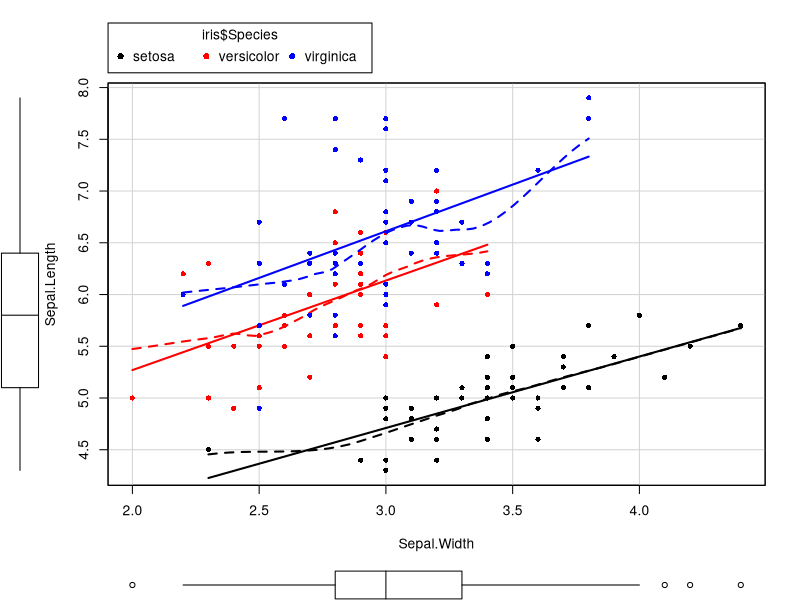
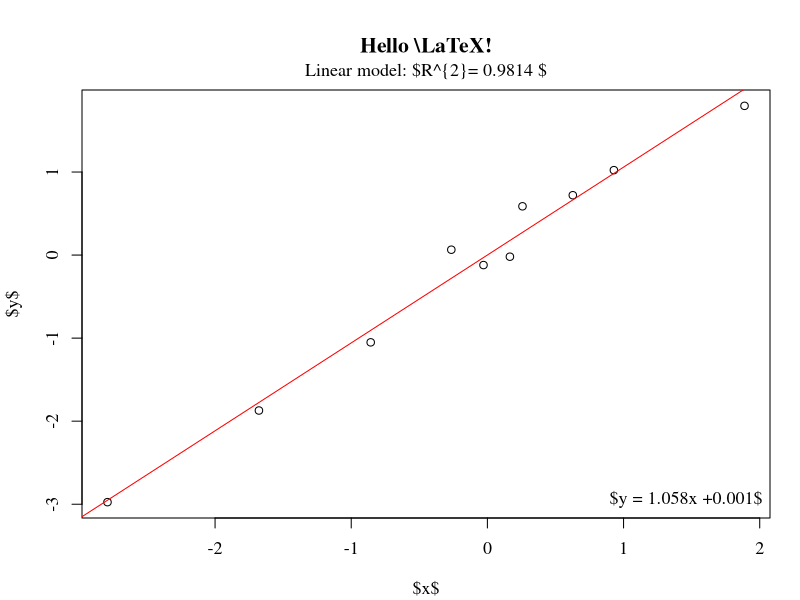
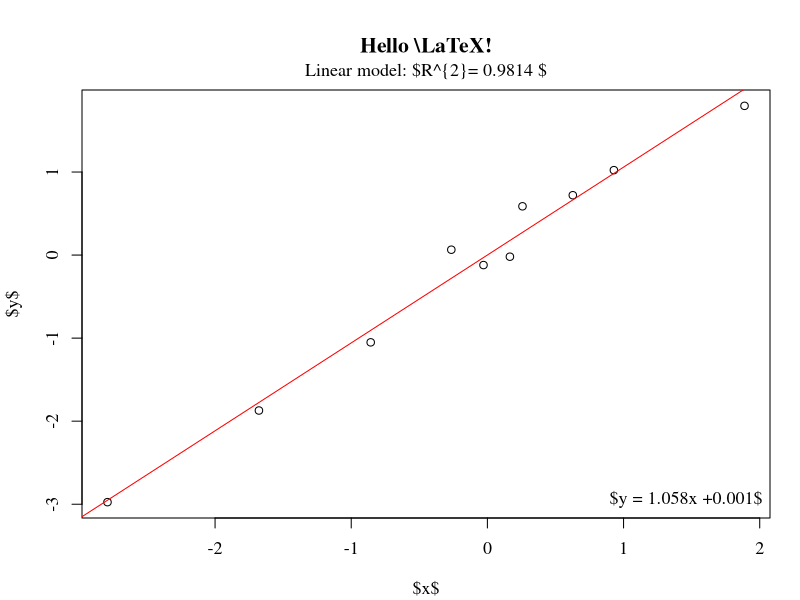
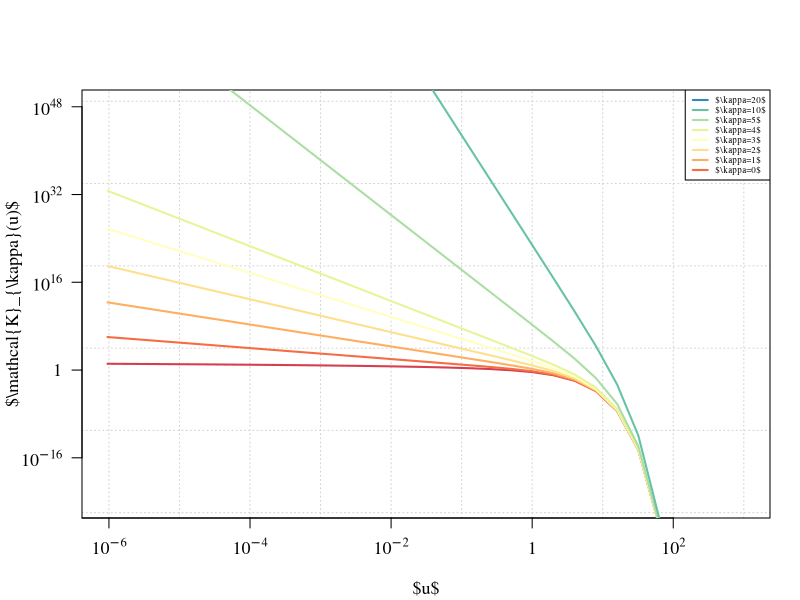
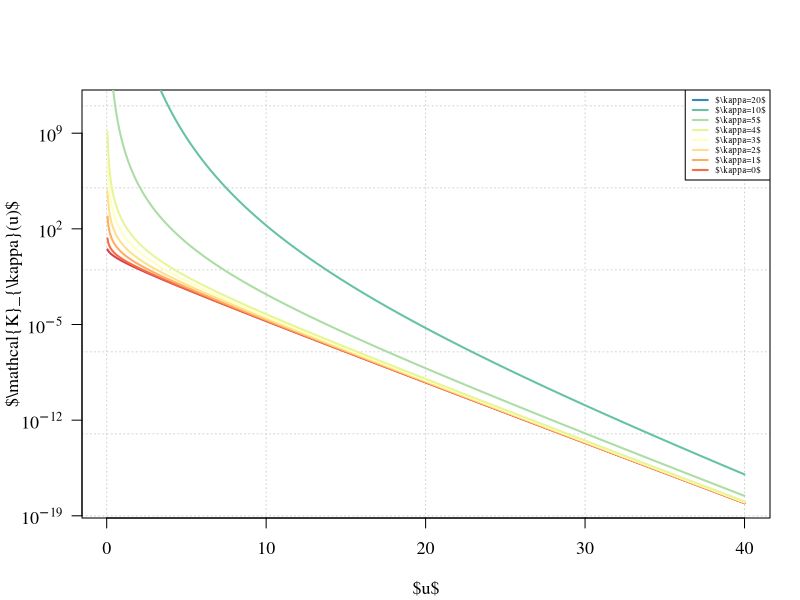
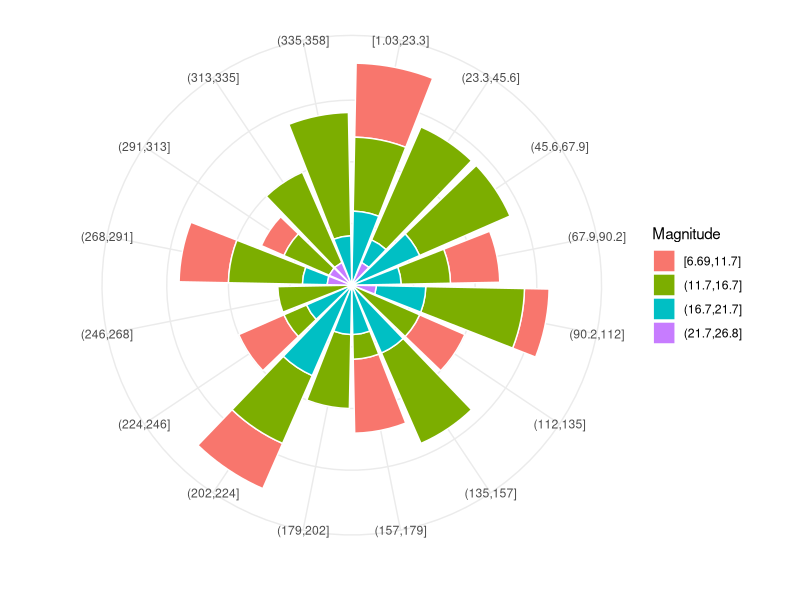
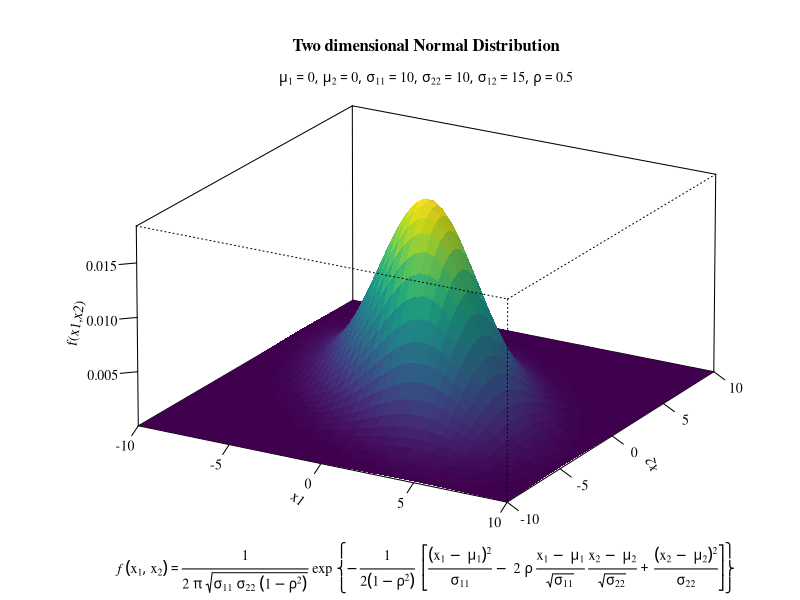
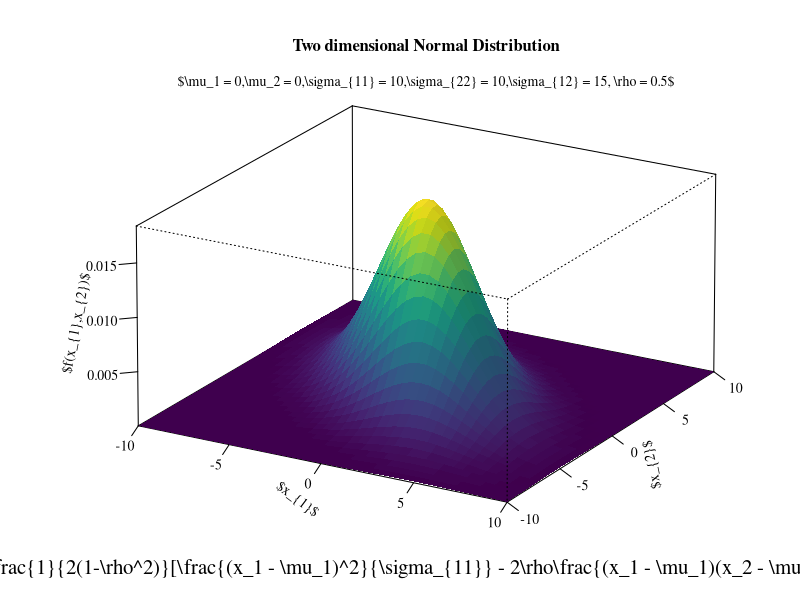

Generate these figures, in order, with R:
## ---- chunk 1
library(car)
scatterplot(Sepal.Length ~ Sepal.Width, col = c("black","red","blue"), pch=c(16,16,16),
            smooth = TRUE, boxplots = "xy", groups = iris$Species, 
            xlab = "Sepal.Width", ylab = "Sepal.Length", data = iris
)
## ---- chunk 2
# 带有图标题
par(mar = c(4.1, 4.1, 4.5, 1.5), ps = 13, family = "Times")
x <- rnorm(10)
y <- x + rnorm(5, sd = 0.25)
model <- lm(y ~ x)
rsq <- summary(model)$r.squared
rsq <- signif(rsq, 4)
plot(x, y, main = "Hello \\LaTeX!", xlab = "$x$", ylab = "$y$")
abline(model, col = "red")
mtext(paste("Linear model: $R^{2}=", rsq, "$"), line = 0.5)
legend("bottomright", legend = paste("$y = ", round(coef(model)[2], 3),
  "x +", round(coef(model)[1], 3), "$",
  sep = ""
), bty = "n")

plot(x, y, main = "Hello \\LaTeX!", xlab = "$x$", ylab = "$y$")
abline(model, col = "red")
mtext(paste("Linear model: $R^{2}=", rsq, "$"), line = 0.5)
legend("bottomright", legend = paste("$y = ", round(coef(model)[2], 3),
  "x +", round(coef(model)[1], 3), "$",
  sep = ""
), bty = "n")
## ---- chunk 3
x0 <- 2^(-20:10)
nus <- c(0:5, 10, 20)
x <- seq(0, 4, length.out = 501)

plot(x0, x0^-8,frame.plot=TRUE,
     log = "xy", xlab = "$u$", axes = FALSE,
     ylab = "$\\mathcal{K}_{\\kappa}(u)$", 
     type = "n", ann = TRUE, panel.first = grid()
) # x 和 y 轴都取对数

axis(1,
     at = c(1e-08, 1e-06, 1e-04, 1e-02, 1, 1e+02),
     labels = expression(10^-8, 10^-6, 10^-4, 10^-2, 1, 10^2)
)
axis(2,
     at = c(1e-16, 1, 1e+16, 1e+32, 1e+48),
     labels = expression(10^-16, 1, 10^16, 10^32, 10^48), las = 1
)
# 设置线条颜色
cols <- RColorBrewer::brewer.pal(9,name = "Spectral")
# gray.colors(9) terrain.colors(9)  RColorBrewer::brewer.pal(9,name = "Spectral")
for (i in seq(length(nus)))
  lines(x0, besselK(x0, nu = nus[i]), col = cols[i], lwd = 2)
legend("topright",legend = paste0("$\\kappa=", rev(nus),"$"),
       col = rev(cols), lwd = 2, cex = 0.5)

# 数据变化范围太大，因此横纵坐标轴都取了以10为底的对数，数据可以紧凑的在一张图内展示
x <- seq(0, 40, length.out = 801)
x <- x[x > 0]
plot(x, x,frame.plot=TRUE,
     ylim = c(1e-18, 1e11), log = "y", xlab = "$u$", type = "n",  yaxt = "n",
     ylab = "$\\mathcal{K}_{\\kappa}(u)$", ann = TRUE, panel.first = grid()
)
axis(2,
     at = c(1e-19, 1e-12, 1e-05, 1e+02, 1e+09),
     labels = expression(10^-19, 10^-12, 10^-5, 10^2, 10^9), las = 1
)

for (i in seq(length(nus)))
  lines(x, besselK(x, nu = nus[i]), col = cols[i], lwd = 2)
legend("topright", legend = paste0("$\\kappa=", rev(nus),"$"), 
       col = rev(cols), lwd = 2, cex = 0.5)
## ---- chunk 4
# 风玫瑰图 http://blog.csdn.net/Bone_ACE/article/details/47624987
library(ggplot2)
set.seed(2018)
# 随机生成100次风向，并汇集到16个区间内
direction <- cut_interval(runif(100, 0, 360), n = 16)
# 随机生成100次风速，并划分成4种强度
mag <- cut_interval(rgamma(100, 15), 4)
dat <- data.frame(direction = direction, mag = mag)
# 将风向映射到X轴，频数映射到Y轴，风速大小映射到填充色，生成条形图后再转为极坐标形式即可
p <- ggplot(dat, aes(x = direction, y = ..count.., fill = mag))
p + geom_bar(colour = "white") +
  coord_polar() +
  theme_minimal() +
  theme(axis.ticks = element_blank(), axis.text.y = element_blank()) +
  labs(x = "", y = "", fill = "Magnitude")

# p + geom_bar(position = "stack") +
#   coord_polar() +
#   theme_minimal() +
#   theme(axis.ticks = element_line(colour = "white"))
## ---- chunk 5
# library(latex2exp)
# 代码来自  http://www.ejwagenmakers.com/misc/Plotting_3d_in_R.pdf
mu1 <- 0 # setting the expected value of x1
mu2 <- 0 # setting the expected value of x2
s11 <- 10 # setting the variance of x1
s12 <- 15 # setting the covariance between x1 and x2
s22 <- 10 # setting the variance of x2
rho <- 0.5 # setting the correlation coefficient between x1 and x2
x1 <- seq(-10, 10, length = 41) # generating the vector series x1
x2 <- x1 # copying x1 to x2
 # setting up the function of the multivariate normal density
f <- function(x1, x2) {
  term1 <- 1 / (2 * pi * sqrt(s11 * s22 * (1 - rho^2)))
  term2 <- -1 / (2 * (1 - rho^2))
  term3 <- (x1 - mu1)^2 / s11
  term4 <- (x2 - mu2)^2 / s22
  term5 <- -2 * rho * ((x1 - mu1) * (x2 - mu2)) / (sqrt(s11) * sqrt(s22))
  term1 * exp(term2 * (term3 + term4 - term5))
}
z <- outer(x1, x2, f) # calculating the density values
nrz <- nrow(z)
ncz <- ncol(z)
# Create a function interpolating colors in the range of specified colors
# jet.colors <- colorRampPalette( c("blue", "green") )
# Generate the desired number of colors from this palette
nbcol <- 100
# color <- jet.colors(nbcol)
color <- viridisLite::viridis(100)
# Compute the z-value at the facet centres
zfacet <- z[-1, -1] + z[-1, -ncz] + z[-nrz, -1] + z[-nrz, -ncz]
# Recode facet z-values into color indices
facetcol <- cut(zfacet, nbcol)

par(mar = c(4.1, 4.1, 4.5, 1.5), ps = 10)
persp(x1, x2, z,
  xlab = "x1",
  ylab = "x2",
  zlab = "f(x1,x2)",
  # xlab = TeX('$x_{1}$'), # latex2exp 其实是使用 LaTeX 语法将 LaTeX 公式翻译为 R 能接受的表达式形式
  # ylab = TeX('$x_{2}$'),
  # zlab = TeX('$f(x_{1},x_{2})$'),  
  main = "Two dimensional Normal Distribution",
  col = color[facetcol], border = NA, theta = 30, phi = 20,
  r = 50, d = 0.1, expand = 0.5, ltheta = 90, lphi = 180,
  shade = 0.1, ticktype = "detailed", nticks = 5, box = TRUE
) 
mtext(expression(list(mu[1] == 0, mu[2] == 0, sigma[11] == 10, 
                      sigma[22] == 10, sigma[12] == 15, rho == 0.5)), 
      side = 3)

mtext(expression(italic(f) ~ group("(",list(x[1],x[2]),")") == frac(1, 2 ~ pi ~ sqrt(sigma[11] ~ sigma[22] ~ (1 - rho^2))) ~ exp ~
  bgroup("{", 
         paste(
           - frac(1, 2(1 - rho^2)) * phantom(0),
               bgroup("[",  
                          frac((x[1] ~ -~mu[1])^2, sigma[11]) ~ 
                        -~2 ~ rho ~ frac(x[1] ~ -~mu[1], sqrt(sigma[11])) ~ frac(x[2] ~ -~mu[2], sqrt(sigma[22])) ~ 
                        +~frac((x[2] ~ -~mu[2])^2, sigma[22]),
                      "]")
               ),
    "}")
  ), side = 1, line = 3)
## ---- chunk 6
# 代码来自  http://www.ejwagenmakers.com/misc/Plotting_3d_in_R.pdf
# 3-D plots
mu1 <- 0 # setting the expected value of x1
mu2 <- 0 # setting the expected value of x2
s11 <- 10 # setting the variance of x1
s12 <- 15 # setting the covariance between x1 and x2
s22 <- 10 # setting the variance of x2
rho <- 0.5 # setting the correlation coefficient between x1 and x2
x1 <- seq(-10, 10, length = 41) # generating the vector series x1
x2 <- x1 # copying x1 to x2
f <- function(x1, x2) {
  term1 <- 1 / (2 * pi * sqrt(s11 * s22 * (1 - rho^2)))
  term2 <- -1 / (2 * (1 - rho^2))
  term3 <- (x1 - mu1)^2 / s11
  term4 <- (x2 - mu2)^2 / s22
  term5 <- -2 * rho * ((x1 - mu1) * (x2 - mu2)) / (sqrt(s11) * sqrt(s22))
  term1 * exp(term2 * (term3 + term4 - term5))
} # setting up the function of the multivariate normal density
z <- outer(x1, x2, f) # calculating the density values
nrz <- nrow(z)
ncz <- ncol(z)
# Create a function interpolating colors in the range of specified colors
# jet.colors <- colorRampPalette( c("blue", "green") )
# Generate the desired number of colors from this palette
nbcol <- 100
# color <- jet.colors(nbcol)
color <- viridisLite::viridis(100)
# Compute the z-value at the facet centres
zfacet <- z[-1, -1] + z[-1, -ncz] + z[-nrz, -1] + z[-nrz, -ncz]
# Recode facet z-values into color indices
facetcol <- cut(zfacet, nbcol)
par(mar = c(4.1, 4.1, 4.5, 1.5))
# op <- par(mar = c(4, 3, 3, 0.5))
persp(x1, x2, z,
      xlab = "$x_{1}$",
      ylab = "$x_{2}$",
      zlab = "$f(x_{1},x_{2})$",
      main = "Two dimensional Normal Distribution",
      col = color[facetcol], border = NA, theta = 30, phi = 20,
      r = 50, d = 0.1, expand = 0.5, ltheta = 90, lphi = 180,
      shade = 0.1, ticktype = "detailed", nticks = 5, box = TRUE
)
mtext("$\\mu_1 = 0,\\mu_2 = 0,\\sigma_{11} = 10,\\sigma_{22} = 10,\\sigma_{12} = 15, \\rho = 0.5$", side = 3)
mtext("$f(x_{1},x_{2}) = \\frac{1}{2\\pi\\sqrt{\\sigma_{11}\\sigma_{22}(1-\\rho^2)}}\\exp\\big\\{-\\frac{1}{2(1-\\rho^2)}[\\frac{(x_1 - \\mu_1)^2}{\\sigma_{11}} - 2\\rho\\frac{(x_1 - \\mu_1)(x_2 - \\mu_2)}{\\sqrt{\\sigma_{11}}\\sqrt{\\sigma_{22}}} + \\frac{(x_2 - \\mu_2)^2}{\\sigma_{22}}]\\big\\}$", 
      side = 1, line = 2, cex = 1.5)
# par(op)
## ---- chunk 7
library(lattice)
wireframe(z ~ x1 + x2,
  data = data.frame(x1 = x1, x2 = rep(x2, each = length(x1)), z = z),
  xlab = expression(x[1]), ylab = expression(x[2]),
  zlab = expression(italic(f) ~ group("(",list(x[1],x[2]),")")))
## ---- chunk 8
# https://stackoverflow.com/questions/41190525/adjust-margins-in-persp-persp3d-in-r
# https://stackoverflow.com/questions/37571376/how-to-customize-nticks-in-persp-r
# https://stackoverflow.com/questions/43507680/are-xlab-ylab-and-zlab-in-persp-incompatible-with-bquote
x <- seq(-10, 10, len = 30)
y <- seq(0, 5, len = 30)
f <- function(x, y) {
  dnorm(2, x, y)
}
z <- outer(x, y, f)
# Try using unicode symbols 代替希腊字母
# 一般表达式如何转 unicode 字符 
# cairo_pdf(file="test.pdf") # 不要使用 pdf 不然 sigma 不能正确渲染
persp(x, y, z,
  theta = 30, phi = 30, expand = 0.5, col = "lightblue",
  xlab = "\u03bc", ylab = "\u03c3\u207F",
  zlab = paste("Likelihood ", "(\u03bc,\u03c3\u207F)", sep = "")
)
## ---- chunk 9
set.seed(1234)
n <- 20 # 随机数的个数
x <- rexp(n, rate = 5) # 服从指数分布的随机数
m <- 40 # 网格数
mv <- seq(mean(x) - 1.5 * sd(x) / sqrt(n),
  mean(x) + 1.5 * sd(x) / sqrt(n),
  length.out = m
)
sv <- seq(0.8 * sd(x), 1.5 * sd(x), length.out = m)
z <- matrix(NA, m, m)
loglikelihood <- function(b) -sum(dnorm(x, b[1], b[2], log = TRUE))
for (i in 1:m)
  for (j in 1:m)
    z[i, j] <- -loglikelihood(c(mv[i], sv[j]))
jet.colors <- colorRampPalette(c("gray100", "gray40"))
nbcol <- 100
color <- jet.colors(nbcol)
zfacet <- z[-1, -1] + z[-1, -m] + z[-m, -1] + z[-m, -m]
facetcol <- cut(zfacet, nbcol)
persp(mv, sv, z,
  xlab = "\n \u03bc", ylab = "\n \u03c3",
  zlab = "\n log-likelihood",
  # ticktype = "detailed",
  phi = 35, theta = -30, col = color[facetcol]
)
